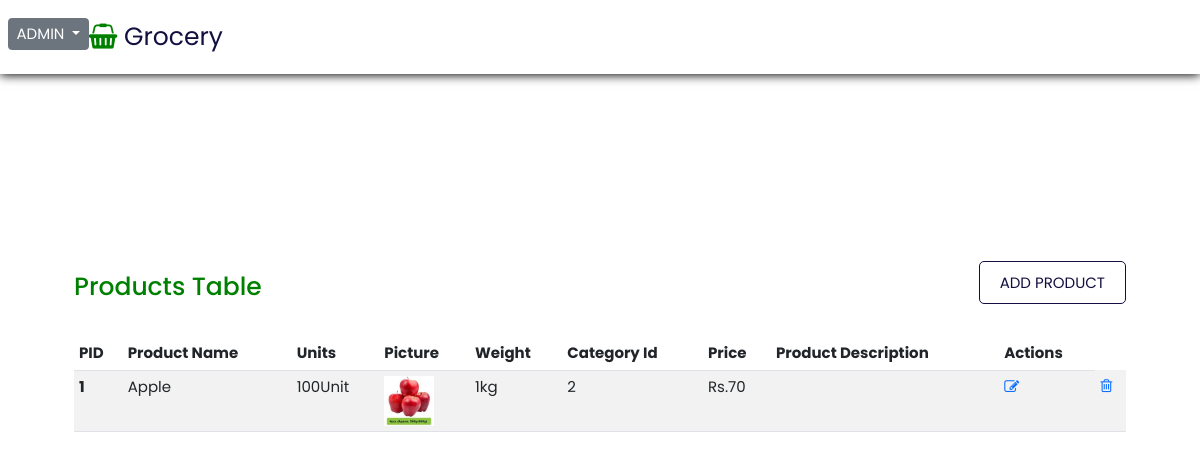
Page /admin/products.php on the earlier database version.
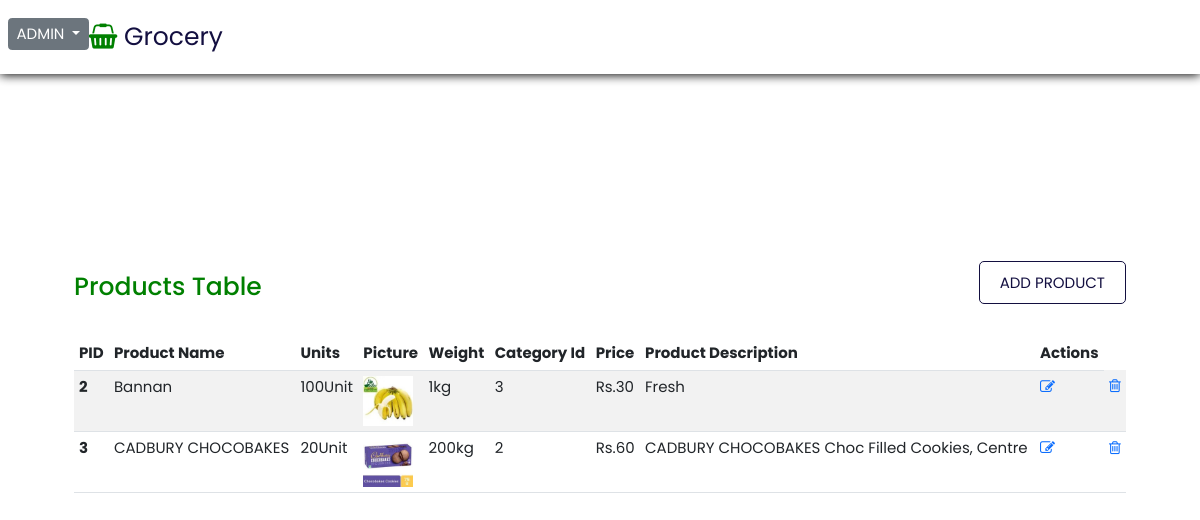
Same page on the later database version.
### tables this page shows
CREATE TABLE `product` (
  `PID` int(10) NOT NULL,
  `product_name` varchar(56) NOT NULL,
  `units` int(10) NOT NULL,
  `image` varchar(30) NOT NULL,
  `weight` int(10) NOT NULL,
  `CID` int(10) NOT NULL,
  `price` int(10) NOT NULL,
  `product_description` text NOT NULL,
  `storeID` int(11) NOT NULL
);

### admin/products.php (the view, shortened to what this page needs)
<?php
include 'header.php'; ?>
<head>
</head>
  <body>
    <header >
      <div class="adminlogo">
        <?php
        include 'dropdown.php' ?>
        <a href="#" class="logo"><i class="fa fa-shopping-basket" aria-hidden="true"></i> Grocery</a>
      </div>
    </header>
    <section class="section">
      <div class="users">
         <h1>Products Table</h1>
         <div class="btn1">
           <a href="AddProduct.php">ADD PRODUCT</a>
         </div>
      </div>
            <div class="usercontainer"   >
              <table class="table table-striped table-hover">
                <thead>
                <tr>
                  <th scope="col">PID</th>
                  <th scope="col">Product Name</th>
                  <th scope="col">Units</th>
                  <th scope="col">Picture</th>
                  <th scope="col">Weight</th>
                  <th scope="col">Category id</th>
                  <th scope="col">Price</th>
                  <th scope="col">Product Description</th>
                  <th scope="col">Actions</th>
                </tr>
               </thead>
               <tbody style="  overflow: auto;">
                 <?php
                   include 'config.php';
                   $sql="SELECT * FROM product";
                   $result=mysqli_query($conn,$sql) or die("query failed");
                   if(mysqli_num_rows($result)>0)
                   {
                     while ($row=mysqli_fetch_assoc($result))
                     {
                   ?>
                <tr>
                  <th scope="row"><?php  echo $row['PID'] ?></th>
                  <td><?php  echo $row['product_name'] ?></td>
                  <td><?php  echo $row['units'] ?>Unit</td>
                  <td><img class="image" src="upload\<?php echo  $row['image'] ?>" alt="pic"></td>
                  <td><?php  echo $row['weight'] ?>kg</td>
                  <td><?php  echo $row['CID'] ?></td>
                  <td>Rs.<?php  echo $row['price'] ?></td>
                  <td><?php  echo $row['product_description'] ?></td>
                  <td class='edit'><a href='updateproduct.php?id=<?php echo $row['PID'] ?>'><i class='fa fa-edit'></i></a></td>
                  <td class='delete'><a href='deletproduct.php?id=<?php echo $row['PID'] ?>'><i class='fa fa-trash-o'></i></a></td>
                </tr>
                <?php
              }
            }else{
              echo "no post available";
            }
            ?>
      </tbody>
   </table>
  </div>
 </section>
  </body>
</html>

Differences in the rows shown:
removed product: PID "1", product_name "Apple", units "100", image (picture), weight "1", CID "2", price "70"
added product: PID "2", product_name "Bannan", units "100", image (picture), weight "1", CID "3", price "30", product_description "Fresh"
added product: PID "3", product_name "CADBURY CHOCOBAKES", units "20", image (picture), weight "200", CID "2", price "60", product_description "CADBURY CHOCOBAKES Choc Filled Cookies, Centre"
